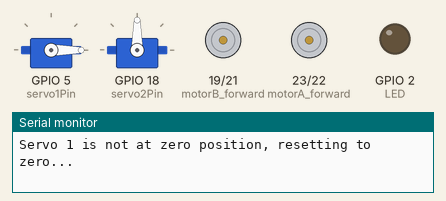
A sketch run on a simulated ESP32. Parts: 2 × servo, motor-driver pin pairs drawn as motors (green arrow = first pin HIGH = forward, orange = second pin HIGH = backward, longer = more drive), output pins drawn as LEDs (lit = HIGH), the last lines printed to the serial monitor.

Above: at 0.1 s.
At 3.1 s:
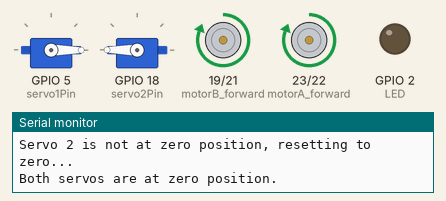
At 21.3 s:
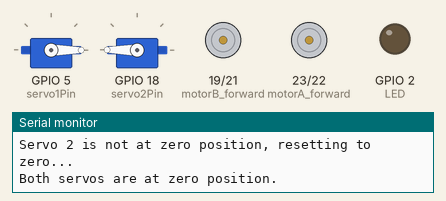
At 40.8 s:
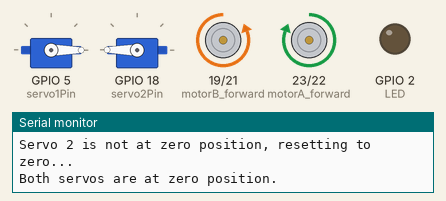
Timing chart, 0 to 42.0 s (numbered marks = the images above):
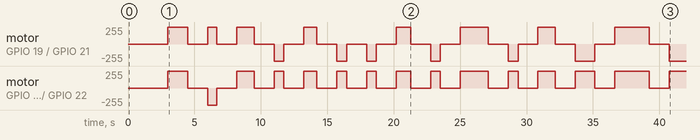

The sketch:

Silicognition_following_track_only.ino
```cpp
#include <ESP32Servo.h>

// Define motor pins
#define motorA_forward 23
#define motorA_backward 22
#define motorB_forward 19
#define motorB_backward 21
#define LED 2

// Define servo motor pins
#define servo1Pin 5   // Pin for Servo 1
#define servo2Pin 18  // Pin for Servo 2

// Define a struct to hold command and value
struct Command {
  char action;
  int value;  // Can be duration or angle for servos
};

// Array of commands with grab/release actions for servos and motor commands
Command commands[] = {
  { 'F', 1515 },  // Move Forward
  { 'L', 677 },   // Turn Left
  { 'F', 1301 },  // Move Forward
  { 'R', 727 },   // Turn Right
  { 'F', 995 },   // Move Forward
  { 'R', 740 },   // Turn Right
  { 'R', 740 },   // Turn Right
  { 'F', 1093 },  // Move Forward
  { 'R', 727 },   // Turn Right
  { 'F', 2117 },  // Move Forward
  { 'R', 727 },   // Turn Right
  { 'F', 1298 },  // Move Forward
  { 'C', 1492 },  // Rotate Clockwise
  { 'F', 2582 },  // Move Forward
  { 'C', 1492 },  // Rotate Clockwise
  { 'F', 1500 },  // Move Forward
  { 'R', 727 },   // Turn Right
  { 'F', 3233 },  // Move Forward
  // { 'L', 720 },   // Turn Left
  { 'L', 707 },   // Turn Left
  { 'F', 2461 }   // Move Forward
  // { 'H', 1000 },  // Hit Forward (doubled time)
  // { 'J', 1000 },
  // { 'G', 180 },   // Grab (servo angle = 180)
  // { 'S', 0 },     // Release (servo angle = 0)
  // { 'G', 180 },   // Grab (servo angle = 180)
  // { 'S', 0 },     // Release (servo angle = 0)

};

// Create Servo objects
Servo servo1;
Servo servo2;

void setup() {
  Serial.begin(115200);  // Start serial communication

  // Set up motor pins
  pinMode(motorA_forward, OUTPUT);
  pinMode(motorA_backward, OUTPUT);
  pinMode(motorB_forward, OUTPUT);
  pinMode(motorB_backward, OUTPUT);
  pinMode(LED, OUTPUT);
  digitalWrite(LED ,LOW);
  // Attach servos
  servo1.attach(servo1Pin);
  servo2.attach(servo2Pin);

  // Check if servos are at zero position on start
  checkServoPosition(servo1, 1);
  checkServoPosition(servo2, 2);

  Serial.println("Both servos are at zero position.");
}

void loop() {
  // Execute each command in the array
  delay(1000);
  for (const Command& cmd : commands) {
    executeCommand(cmd.action, cmd.value);
  }

  // After executing all commands, stop the program
  while (true) {
    stopMotors();
    delay(1000);
  }
}

void executeCommand(char commandChar, int value) {
  switch (commandChar) {
    case 'G':
      grab(value);
      delay(5000);
      break;
    case 'S':
      releaseServo(value);
      delay(1000);
      break;
    case 'F':
      moveForward(value);
      delay(1500);
      break;
    case 'L':
      turnLeft(value);
      delay(1500);
      break;
    case 'R':
      turnRight(value);
      delay(1500);
      break;
    case 'C':
      rotateClockwise(value);
      delay(1500);
      break;
    case 'A':
      rotateAntiClockwise(value);
      delay(1500);
      break;
    case 'H':
      HitForward(value);
      delay(1500);
      break;
    case 'J':
      HitBackward(value);
      delay(1500);
      break;
    default:
      stopMotors();
      delay(1500);
      break;
  }
}

void checkServoPosition(Servo& servo, int servoNumber) {
  int currentPos = servo.read();  // Get current position of servo
  if (servoNumber == 1) {
    if (currentPos != 0) {
      Serial.println("Servo 1 is not at zero position, resetting to zero...");
      servo.write(0);  // Move to zero position if not already there
      delay(1000);     // Wait for servo to move
    } else {
      Serial.println("Servo 1 is already at zero position.");
    }
  } else if (servoNumber == 2) {
    if (currentPos != 180) {
      Serial.println("Servo 2 is not at zero position, resetting to zero...");
      servo.write(180);  // Move to inverted zero position if not already there
      delay(1000);       // Wait for servo to move
    } else {
      Serial.println("Servo 2 is already at zero position.");
    }
  }
}

void grab(int angle) {
  Serial.println("Grabbing...");
  servo1.write(angle);        // Grab with servo 1
  servo2.write(180 - angle);  // Inverted grab with servo 2
  delay(1000);                // Wait for the servos to move
  Serial.println("Grab complete.");
}

void releaseServo(int angle) {
  Serial.println("Releasing...");
  servo1.write(0);    // Release servo 1 to zero position
  servo2.write(180);  // Release servo 2 to its max (inverted zero)
  delay(1000);        // Wait for the servos to move
  Serial.println("Release complete.");
}

void HitForward(int duration) {
  digitalWrite(motorA_forward, HIGH);
  digitalWrite(motorB_forward, HIGH);
  delay(duration);  // Move forward for the specified duration
  stopMotors();     // Stop after moving forward
  digitalWrite(motorA_backward, HIGH);
  digitalWrite(motorB_backward, HIGH);
  delay(duration);  // Move backward for the specified duration
  stopMotors();
}

void HitBackward(int duration) {
  digitalWrite(motorA_backward, HIGH);
  digitalWrite(motorB_backward, HIGH);
  delay(duration);  // Move backward for the specified duration
  stopMotors();
  digitalWrite(motorA_forward, HIGH);
  digitalWrite(motorB_forward, HIGH);
  delay(duration);  // Move forward for the specified duration
  stopMotors();     // Stop after moving forward
}

void moveForward(int duration) {
  digitalWrite(motorA_forward, HIGH);
  digitalWrite(motorB_forward, HIGH);
  delay(duration);  // Move forward for the specified duration
  stopMotors();     // Stop after moving forward
}

void turnLeft(int duration) {
  digitalWrite(motorA_backward, HIGH);
  digitalWrite(motorB_forward, HIGH);
  delay(duration);  // Turn left for the specified duration
  stopMotors();     // Stop after turning left
}

void turnRight(int duration) {
  digitalWrite(motorA_forward, HIGH);
  digitalWrite(motorB_backward, HIGH);
  delay(duration);  // Turn right for the specified duration
  stopMotors();     // Stop after turning right
}

void rotateClockwise(int duration) {
  digitalWrite(motorA_forward, HIGH);
  digitalWrite(motorB_backward, HIGH);
  delay(duration);  // Rotate clockwise for the specified duration
  stopMotors();     // Stop after rotating clockwise
}

void rotateAntiClockwise(int duration) {
  digitalWrite(motorA_backward, HIGH);
  digitalWrite(motorB_forward, HIGH);
  delay(duration);  // Rotate anti-clockwise for the specified duration
  stopMotors();     // Stop after rotating anti-clockwise
}

void stopMotors() {
  digitalWrite(motorA_forward, LOW);
  digitalWrite(motorA_backward, LOW);
  digitalWrite(motorB_forward, LOW);
  digitalWrite(motorB_backward, LOW);
}
```

Measured:
- by itself, motor on GPIO 19 (motorB_forward) / GPIO 21 (motorB_backward): stopped → forward 255/255 at 3.0 s, → stopped 1.5 s later, → forward 255/255 1.5 s later, → stopped 0.68 s later, … (29 changes in this stretch)
- by itself, motor on GPIO 23 (motorA_forward) / GPIO 22 (motorA_backward): stopped → forward 255/255 at 3.0 s, → stopped 1.5 s later, → backward 255/255 1.5 s later, → stopped 0.68 s later, … (29 changes in this stretch)
